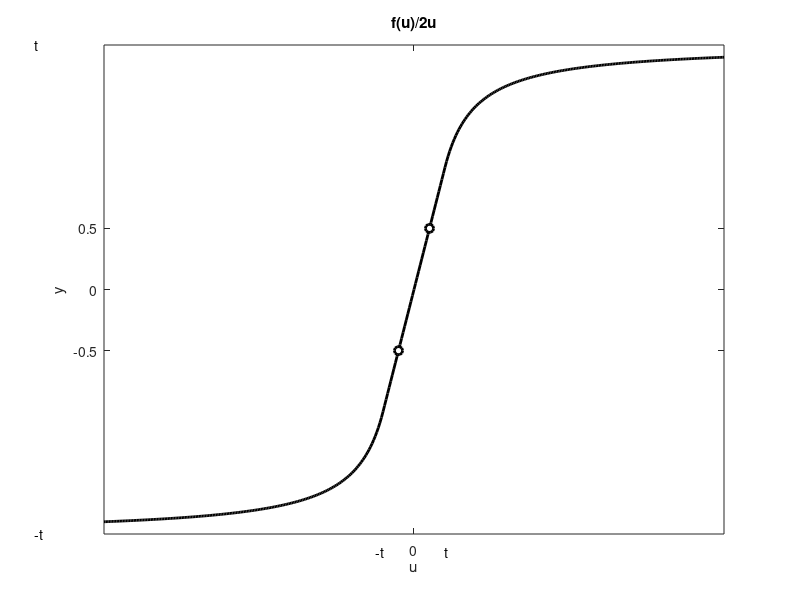

MATLAB code to generate this figure:
t=2;
u=-10*t:0.1:10*t;
y=[];
for i=1:length(u)
    if abs(u(i))<t
        y=[y,u(i)/2];
    else
        y=[y,t*sign(u(i))-t^2/u(i)/2];
    end
end
plot(u,y,'k','linewidth',2)
hold on
% plot([-t,t],[t^2,t^2],'--k')
% plot([t,t],[0,t^2],'--k')
% plot([-t,-t],[0,t^2],'--k')
plot(1,1/2,'ok','markerfacecolor','w','linewidth',2)
plot(-1,-1/2,'ok','markerfacecolor','w','linewidth',2)
hold off
xticks([0])
yticks([-1/2,0,1/2])
text(-t-0.5,-t-.15,'-t')
text(t,-t-.15,'t')
text(min(u)-4.5,-t,'-t')
text(min(u)-4.5,t,'t')
% text(-2-.3,t^2,'t^2')
xlabel('u')
ylabel('y')
title('f(u)/2u')
set(gcf,'color','w')